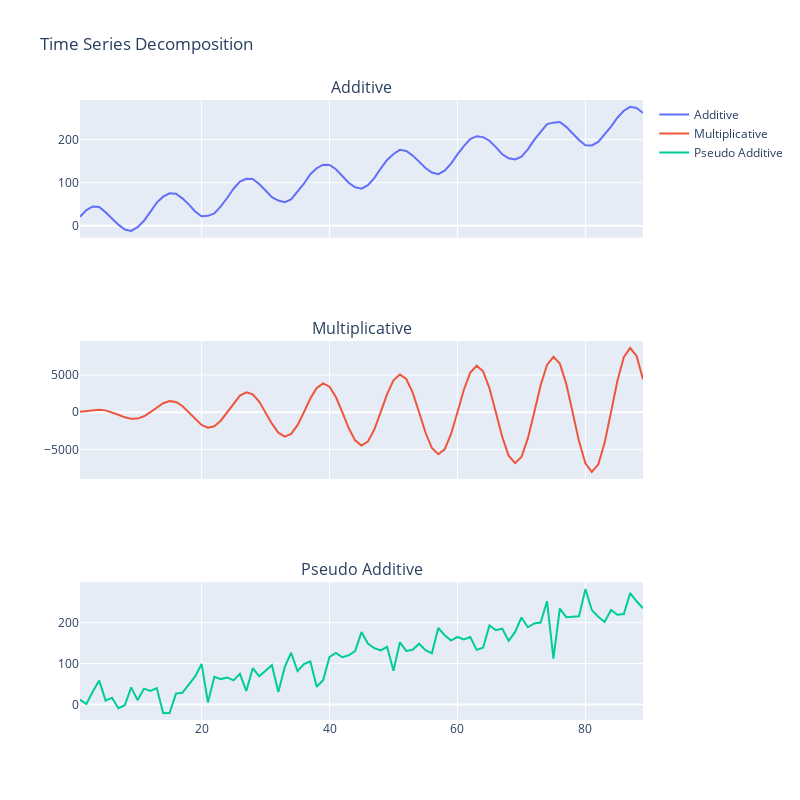

Write notebook code for a chart like this one.
### Code cell
from plotly.subplots import make_subplots
import plotly.graph_objects as go
# 5. Additive model
additive = trend + seasonality + residual

# 6. Multiplicative model
multiplicative = trend * seasonality * 1

# 7. Pseudo additive model
pseudo_additive = trend + seasonality * residual

# Visualize
fig = make_subplots(rows=3, cols=1, shared_xaxes=True, subplot_titles=("Additive", "Multiplicative", "Pseudo Additive"))
fig.add_trace(go.Scatter(x=time, y=additive, mode='lines', name='Additive'), row=1, col=1)
fig.add_trace(go.Scatter(x=time, y=multiplicative, mode='lines', name='Multiplicative'), row=2, col=1)
fig.add_trace(go.Scatter(x=time, y=pseudo_additive, mode='lines', name='Pseudo Additive'), row=3, col=1)
fig.update_layout(height=800, width=800, title_text="Time Series Decomposition")

### Figure 1 — Plotly figure (JSON) as saved in the notebook; plotly's stock layout.template omitted (floating-point values rounded to 4 significant figures)
{"data": [{"mode": "lines", "name": "Additive", "type": "scatter", "x": [1, 2, 3, 4, 5, 6, 7, 8, 9, 10, 11, 12, 13, 14, 15, 16, 17, 18, 19, 20, 21, 22, 23, 24, 25, 26, 27, 28, 29, 30, 31, 32, 33, 34, 35, 36, 37, 38, 39, 40, 41, 42, 43, 44, 45, 46, 47, 48, 49, 50, 51, 52, 53, 54, 55, 56, 57, 58, 59, 60, 61, 62, 63, 64, 65, 66, 67, 68, 69, 70, 71, 72, 73, 74, 75, 76, 77, 78, 79, 80, 81, 82, 83, 84, 85, 86, 87, 88, 89], "xaxis": "x", "y": [21.25, 36.54, 44.9, 43.7, 31.52, 16.27, 2.829, -8.409, -11.72, -3.134, 11.79, 32.53, 53.99, 67.76, 75.53, 74.61, 63.74, 49.81, 33.34, 22.41, 23.22, 29.1, 45.32, 64.58, 86.21, 102.8, 109.1, 108.6, 97.15, 82.21, 66.65, 58.68, 54.74, 61.27, 79.07, 97.78, 120.0, 133.7, 141.9, 141.4, 131.5, 115.7, 100.1, 89.52, 86.27, 94.6, 110.8, 133.1, 153.1, 166.9, 176.6, 173.8, 163.1, 149.1, 134.3, 123.8, 119.9, 128.0, 144.6, 166.0, 185.3, 201.5, 208.1, 206.0, 197.6, 182.9, 166.2, 156.8, 154.1, 160.7, 177.6, 199.5, 218.7, 236.2, 239.6, 241.0, 229.8, 214.2, 199.3, 186.8, 186.5, 194.7, 211.7, 230.5, 250.9, 267.2, 276.2, 273.5, 262.2], "yaxis": "y"}, {"mode": "lines", "name": "Multiplicative", "type": "scatter", "x": [1, 2, 3, 4, 5, 6, 7, 8, 9, 10, 11, 12, 13, 14, 15, 16, 17, 18, 19, 20, 21, 22, 23, 24, 25, 26, 27, 28, 29, 30, 31, 32, 33, 34, 35, 36, 37, 38, 39, 40, 41, 42, 43, 44, 45, 46, 47, 48, 49, 50, 51, 52, 53, 54, 55, 56, 57, 58, 59, 60, 61, 62, 63, 64, 65, 66, 67, 68, 69, 70, 71, 72, 73, 74, 75, 76, 77, 78, 79, 80, 81, 82, 83, 84, 85, 86, 87, 88, 89], "xaxis": "x2", "y": [49.5, 171.5, 297, 342.9, 247.5, 7.274e-14, -346.5, -685.9, -891, -857.4, -544.5, -2.91e-13, 643.5, 1200.0, 1485, 1372.0, 841.5, 6.547e-13, -940.5, -1715.0, -2079, -1886.0, -1139.0, -1.164e-12, 1238.0, 2229.0, 2673, 2401.0, 1436.0, 7.094e-12, -1534.0, -2744.0, -3267, -2915.0, -1733.0, -2.619e-12, 1831.0, 3258.0, 3861, 3429.0, 2030.0, 3.564e-12, -2128.0, -3772.0, -4455, -3944.0, -2327.0, -4.656e-12, 2425.0, 4287.0, 5049, 4458.0, 2624.0, 5.892e-12, -2723.0, -4801.0, -5643, -4973.0, -2921.0, -2.838e-11, 3019.0, 5316.0, 6237, 5487.0, 3218.0, -1.441e-11, -3316.0, -5830.0, -6831, -6002.0, -3514.0, -1.048e-11, 3613.0, 6345.0, 7425, 6516.0, 3812.0, 3.973e-11, -3910.0, -6859.0, -8019, -7030.0, -4108.0, -1.426e-11, 4208.0, 7373.0, 8613, 7545.0, 4406.0], "yaxis": "y2"}, {"mode": "lines", "name": "Pseudo Additive", "type": "scatter", "x": [1, 2, 3, 4, 5, 6, 7, 8, 9, 10, 11, 12, 13, 14, 15, 16, 17, 18, 19, 20, 21, 22, 23, 24, 25, 26, 27, 28, 29, 30, 31, 32, 33, 34, 35, 36, 37, 38, 39, 40, 41, 42, 43, 44, 45, 46, 47, 48, 49, 50, 51, 52, 53, 54, 55, 56, 57, 58, 59, 60, 61, 62, 63, 64, 65, 66, 67, 68, 69, 70, 71, 72, 73, 74, 75, 76, 77, 78, 79, 80, 81, 82, 83, 84, 85, 86, 87, 88, 89], "xaxis": "x3", "y": [11.69, 1.189, 31.57, 58.48, 9.535, 16.5, -9.176, -1.926, 41.65, 10.58, 38.59, 33.0, 40.11, -21.15, -20.85, 26.47, 28.52, 49.5, 68.59, 99.03, 4.987, 67.54, 62.03, 66.0, 58.95, 74.96, 32.81, 88.71, 68.94, 82.5, 96.08, 30.25, 91.24, 126.5, 81.44, 99.0, 105.5, 43.4, 59.44, 116.1, 126.0, 115.5, 120.3, 130.4, 177.0, 148.9, 137.5, 132.0, 140.9, 82.53, 151.9, 131.0, 133.6, 148.5, 132.7, 125.0, 187.0, 169.1, 156.3, 165.0, 159.1, 164.7, 133.4, 138.7, 193.4, 181.5, 185.5, 155.7, 176.7, 212.6, 188.7, 198.0, 200.1, 252.3, 111.9, 234.6, 213.3, 214.5, 215.6, 282.0, 230.7, 214.4, 201.6, 231.0, 219.2, 220.9, 272.2, 252.2, 235.2], "yaxis": "y3"}], "layout": {"annotations": [{"font": {"size": 16}, "showarrow": false, "text": "Additive", "x": 0.5, "xanchor": "center", "xref": "paper", "y": 1, "yanchor": "bottom", "yref": "paper"}, {"font": {"size": 16}, "showarrow": false, "text": "Multiplicative", "x": 0.5, "xanchor": "center", "xref": "paper", "y": 0.6111, "yanchor": "bottom", "yref": "paper"}, {"font": {"size": 16}, "showarrow": false, "text": "Pseudo Additive", "x": 0.5, "xanchor": "center", "xref": "paper", "y": 0.2222, "yanchor": "bottom", "yref": "paper"}], "height": 800, "title": {"text": "Time Series Decomposition"}, "width": 800, "xaxis": {"anchor": "y", "domain": [0, 1], "matches": "x3", "showticklabels": false}, "xaxis2": {"anchor": "y2", "domain": [0, 1], "matches": "x3", "showticklabels": false}, "xaxis3": {"anchor": "y3", "domain": [0, 1]}, "yaxis": {"anchor": "x", "domain": [0.7778, 1]}, "yaxis2": {"anchor": "x2", "domain": [0.3889, 0.6111]}, "yaxis3": {"anchor": "x3", "domain": [0, 0.2222]}}}
